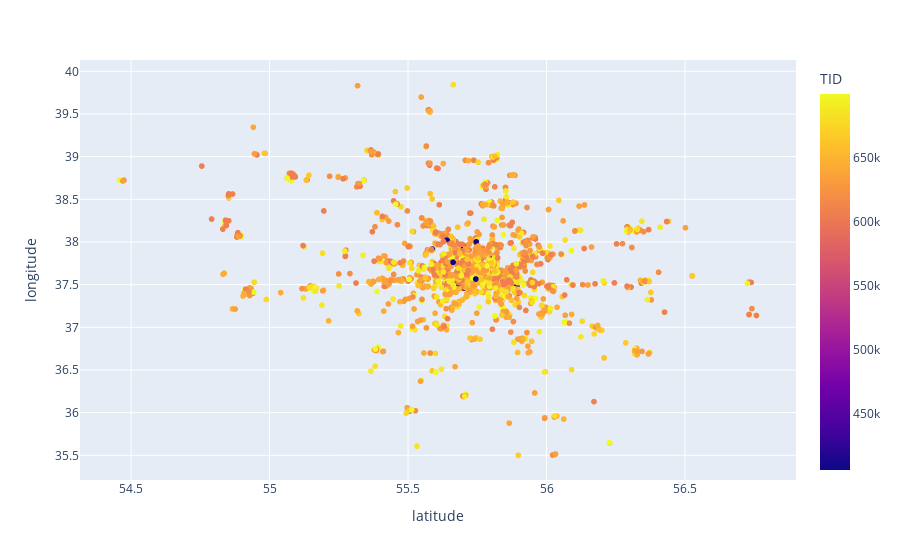

Notebook code cell kept with this figure:
### Code cell
px.scatter(terms, x='latitude', y='longitude', color='TID')

### Figure 1 — Plotly figure (JSON) as saved in the notebook; plotly's stock layout.template omitted (floating-point values rounded to 4 significant figures; data arrays with more than 128 entries replaced by an {"elided": "..."} marker saying what was removed)
{"data": [{"hovertemplate": "latitude=%{x}<br>longitude=%{y}<br>TID=%{marker.color}<extra></extra>", "legendgroup": "", "marker": {"color": {"elided": "1630 int values"}, "coloraxis": "coloraxis", "symbol": "circle"}, "mode": "markers", "name": "", "showlegend": false, "type": "scattergl", "x": {"elided": "1630 float values"}, "xaxis": "x", "y": {"elided": "1630 float values"}, "yaxis": "y"}], "layout": {"autosize": true, "coloraxis": {"colorbar": {"title": {"text": "TID"}}, "colorscale": [[0, "#0d0887"], [0.1111, "#46039f"], [0.2222, "#7201a8"], [0.3333, "#9c179e"], [0.4444, "#bd3786"], [0.5556, "#d8576b"], [0.6667, "#ed7953"], [0.7778, "#fb9f3a"], [0.8889, "#fdca26"], [1, "#f0f921"]]}, "legend": {"tracegroupgap": 0}, "margin": {"t": 60}, "xaxis": {"anchor": "y", "autorange": true, "domain": [0, 1], "range": [54.32, 56.9], "title": {"text": "latitude"}, "type": "linear"}, "yaxis": {"anchor": "x", "autorange": true, "domain": [0, 1], "range": [35.16, 40.18], "title": {"text": "longitude"}, "type": "linear"}}}
